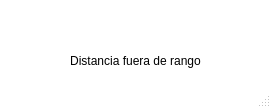
<?xml version="1.0" encoding="UTF-8"?>
<ui version="4.0">
 <class>popUp</class>
 <widget class="QMainWindow" name="popUp">
  <property name="geometry">
   <rect>
    <x>0</x>
    <y>0</y>
    <width>271</width>
    <height>108</height>
   </rect>
  </property>
  <property name="windowTitle">
   <string>Warning</string>
  </property>
  <property name="windowIcon">
   <iconset>
    <normaloff>warning.png</normaloff>warning.png</iconset>
  </property>
  <property name="styleSheet">
   <string notr="true">	#popUp{
		background-color: rgb(255, 255, 255);
	}</string>
  </property>
  <widget class="QWidget" name="centralwidget">
   <widget class="QLabel" name="labelError">
    <property name="geometry">
     <rect>
      <x>10</x>
      <y>40</y>
      <width>251</width>
      <height>41</height>
     </rect>
    </property>
    <property name="text">
     <string>Distancia fuera de rango</string>
    </property>
    <property name="alignment">
     <set>Qt::AlignCenter</set>
    </property>
   </widget>
   <widget class="QLabel" name="iconWarning">
    <property name="geometry">
     <rect>
      <x>120</x>
      <y>10</y>
      <width>31</width>
      <height>31</height>
     </rect>
    </property>
    <property name="text">
     <string/>
    </property>
    <property name="pixmap">
     <pixmap>warning.png</pixmap>
    </property>
    <property name="scaledContents">
     <bool>true</bool>
    </property>
   </widget>
  </widget>
  <widget class="QMenuBar" name="menubar">
   <property name="geometry">
    <rect>
     <x>0</x>
     <y>0</y>
     <width>271</width>
     <height>21</height>
    </rect>
   </property>
  </widget>
  <widget class="QStatusBar" name="statusbar"/>
 </widget>
 <resources/>
 <connections/>
</ui>
